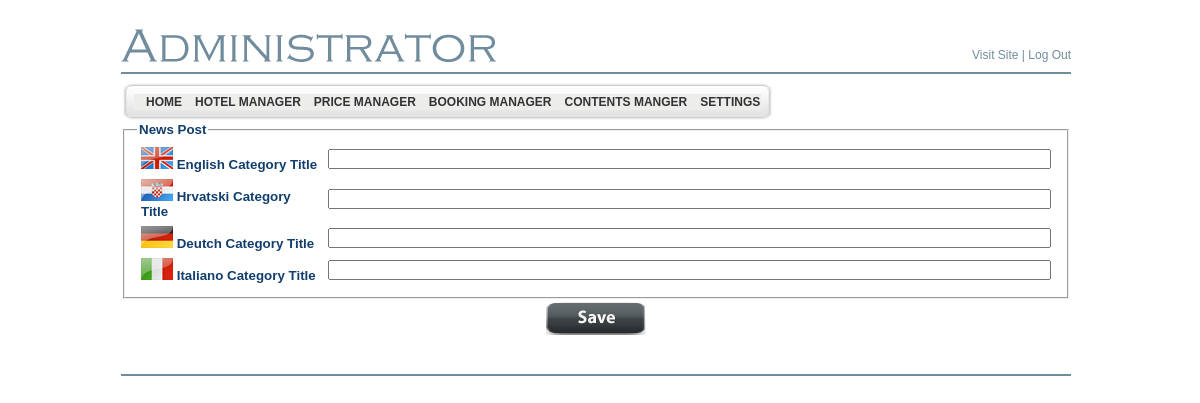
Screenshot of /LiculApartments/admin/news_categories_add_edit.php (signed in) with the database file from the repository.
### tables this page shows
CREATE TABLE `bsi_adminmenu` (
  `id` int(4) NOT NULL auto_increment,
  `name` varchar(200) NOT NULL default '',
  `url` varchar(200) default NULL,
  `menu_desc` varchar(200) NOT NULL default '',
  `parent_id` int(4) default '0',
  `status` enum('Y','N') default 'Y',
  `ord` int(5) NOT NULL default '0',
  `privileges` int(11) NOT NULL,
  PRIMARY KEY  (`id`),
  UNIQUE KEY `kid` (`name`,`parent_id`)
);

CREATE TABLE `bsi_language` (
  `id` int(11) NOT NULL auto_increment,
  `language_name` varchar(255) NOT NULL,
  `language_code` varchar(4) NOT NULL,
  `language_file_name` varchar(255) NOT NULL,
  `is_active` tinyint(1) NOT NULL,
  `is_default` tinyint(1) NOT NULL,
  `display_order` int(11) NOT NULL,
  PRIMARY KEY  (`id`),
  UNIQUE KEY `UNQ_lang_cd` (`language_code`)
);

### LiculApartments/includes/Language.class.php (called while the page is built, shortened)
<?php
class Language
{
	public static function fetchFromParameters($params)
	{
		$language = new Language();
		if (isset($params['id']) && is_numeric($params['id']))
		{
			$language->id = intval($params['id']);
		}
		if (isset($params['language_name']))
		{
			$language->languageName = $params['language_name'];
		}
		if (isset($params['language_code']))
		{
			$language->languageCode = $params['language_code'];
		}
		if (isset($params['language_file_name']))
		{
			$language->fileName = $params['language_file_name'];
		}
		if (isset($params['is_active']))
		{
			$language->isActive = intval($params['is_active']) == 1;
		}
		if (isset($params['is_default']))
		{
			$language->isDefault = intval($params['is_default']) == 1;
		}
		if (isset($params['display_order']))
		{
			$language->displayOrder = intval($params['display_order']);
		}
		return $language;
	}
	public static function fetchAllFromDbActive()
	{
		$languages = array();
		$sql = "SELECT * FROM bsi_language WHERE is_active = 1 ORDER BY display_order ASC, is_default DESC";
		$query = mysql_query($sql);
		while ($row = mysql_fetch_assoc($query))
		{
			$language = Language::fetchFromParameters($row);
			$languages[] = $language;
		}
		return $languages;
	}
}

### LiculApartments/includes/NewsCategory.class.php (called while the page is built, shortened)
<?php
class NewsCategory
{
	private static $titlePrefix = "title_";
	public function __construct()
	{
		$this->title = new LocalizedText(NewsCategory::$titlePrefix);
	}
}
?>

### LiculApartments/includes/LocalizedText.class.php (called while the page is built, shortened)
<?php
class LocalizedText
{
	public function getText($languageCode)
	{
		$languageCode = trim(strtolower($languageCode));
		return null;
	}
}

### LiculApartments/admin/news_categories_add_edit.php (the view, shortened to what this page needs)
<?php
include ("header.php");
$newsCategory = new NewsCategory();
?>
</td>
</tr>
<tr>
  <td valign="top">
	<form method="post" action="<?=$_SERVER['PHP_SELF']?>">
		<fieldset>
		    <legend class="TitleBlue11pt">News Post</legend>
		    <table width="100%" cellspacing="1" border="0" cellpadding="3">
		        <?php
			        $languages = Language::fetchAllFromDbActive();
			        foreach ($languages as $language)
			        {
			    ?>
			    		<tr class="TitleBlue11pt">
			    			<td valign="middle" align="left" width="22%">
			    				<img src="../graphics/language_icons/<?=$language->languageCode?>.png" border="0"  title="<?=$language->languageName?>" alt="<?=$language->languageName?>" /> <?= $language->languageName ?> Category Title
			            	</td>
			            	<td align="left" valign="middle">
			            		<input type="text" name="title_<?= $language->languageCode ?>" value="<?= htmlentities($newsCategory->title->getText($language->languageCode)) ?>" size="100"/>
		            		</td>
			            </tr>
			    <?php
			        }
		        ?>
			</table>
		</fieldset>
		<table width="100%">
		<tr class="TitleBlue11pt">
		            <td height="20" align="center">
		                <input type="image" value="1" src="images/button_save.png"  name='SBMT_REG' >
		            </td>
		        </tr>
		</table>
	</form>
  </td>
</tr>
<?php include("footer.php"); ?>
</table>
<br />
</body></html>

### LiculApartments/admin/header.php (shortened to what this page needs)
<!DOCTYPE html PUBLIC "-//W3C//DTD XHTML 1.0 Transitional//EN" "http://www.w3.org/TR/xhtml1/DTD/xhtml1-transitional.dtd">
<html xmlns="http://www.w3.org/1999/xhtml">
<head>
	<link href="style.css" rel="stylesheet" type="text/css" />
	<link href="style1.css" rel="stylesheet" type="text/css">
</head>
<body>
<table align="center" width="950" border="0" cellspacing="0"
	cellpadding="0">
	<tr>
		<td width="366">&nbsp;</td>
		<td width="584">&nbsp;</td>
	</tr>
	<tr>
		<td align="left" valign="bottom"><img src="images/adminis.gif" alt="" /></td>
		<td align="right" valign="bottom" class="bodyMenutext8pt"><a
			href="../index.php" target="_blank" class="bodyMenutext8pt">Visit
		Site</a> | <a href="logout.php" class="bodyMenutext8pt">Log Out</a></td>
	</tr>
	<tr>
		<td height="10"></td>
		<td></td>
	</tr>
	<tr>
		<td colspan="2" height="2" bgcolor="#718d9d"></td>
	</tr>
</table>
<table align="center" width="950" border="0" cellspacing="0" cellpadding="0">
	<tr>
		<td height="8"></td>
	</tr>
	<tr>
		<td align="left">
		<table border="0" style="background-image: url(images/menu_tile.gif);"
			cellspacing="0" cellpadding="0">
			<tr>
				<td><img src="images/menubar_left.gif" alt="" width="13" height="40" /></td>
				<td align="left" class="bodytext8pt">
				<div class="sample1">
				<div class="horz_menu">
<?php
$sql_parent = mysql_query("select * from bsi_adminmenu where parent_id=0 and status='Y' order by ord");
while ($row_parent = mysql_fetch_array($sql_parent))
{
	echo "<a id=\"" . $row_parent[0] . "\"      href=\"" . $row_parent[2] . "\">&nbsp;&nbsp;&nbsp;" . $row_parent[1] . "</a>";
}
?>
<br clear="both" />
				</div>
</div>
				</td>
				<td><img src="images/menubar_right.gif" alt="" width="13"
					height="40" /></td>
			</tr>
		</table>

### LiculApartments/admin/style.css (style rules this page uses)
.bodytext8pt { color: #000000; font-family: 'Tahoma', 'Arial', 'Verdana'; font-size: 8pt; font-weight: normal; margin: 0; line-height: 120% }
.TitleBlue11pt { color: #113E6D; font-family: 'Trebuchet MS', 'Tahoma', 'Arial', 'Verdana'; font-size: 10pt; font-weight: bold; margin: 0; }
.bodyMenutext8pt { color: #718d9d; font-family: 'Verdana', 'Tahoma', 'Arial'; font-size: 12px; font-weight: normal; margin: 0; }
a.bodyMenutext8pt { color: #718d9d; font-weight: normal; text-decoration: none }
input { FONT-Size:9pt; color:#333333; font-family: 'Tahoma', 'Arial', 'MS Sans Serif', 'Verdana'; font-weight: normal; }
body { margin-top: 00; margin-bottom: 0; margin-left: 0; background-color: #FFFFFF; background-repeat: repeat-x; background-position; 0 0 }
a:link { text-decoration:none; font-color: #990000; font-family: Verdana, Arial, Helvetica, sans-serif; font-size: 2; }

### LiculApartments/admin/style1.css (style rules this page uses)
div.horz_menu a { display: block; float: left; }
div.sample1 div.horz_menu a, div.sample1 div.vert_menu a { padding: 1px 0px 1px 0px; background:#ededec; width:inherit; padding:2px; text-decoration: none; font-family:Arial, Helvetica, sans-serif; font-weight: 900; font-size: 12px; color: #333333; }
div.sample1 div.horz_menu a { margin-right: -1px; width:auto; }
a:link { text-decoration:none; font-color: #990000; font-family: Verdana, Arial, Helvetica, sans-serif; font-size: 2; }

### rows the page displays
bsi_adminmenu: name "HOME"
bsi_adminmenu: name "HOTEL MANAGER"
bsi_adminmenu: name "PRICE MANAGER"
bsi_adminmenu: name "BOOKING MANAGER"
bsi_adminmenu: name "CONTENTS MANGER"
bsi_adminmenu: name "SETTINGS"
bsi_language: shows a picture, language_name "English"
bsi_language: shows a picture, language_name "Hrvatski"
bsi_language: shows a picture, language_name "Deutch"
bsi_language: shows a picture, language_name "Italiano"
